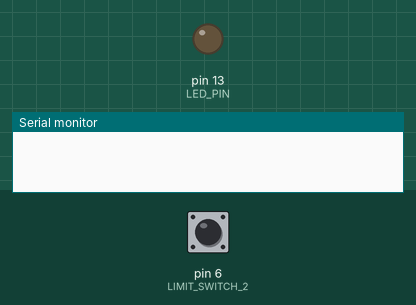
Simulated run of this sketch. Board: Arduino Uno, built with avr-gcc and run on an emulated ATmega328P. Shown: output pins drawn as LEDs (lit = HIGH), the last lines printed to the serial monitor. The inputs (shaded band) are chosen by the test bench; at power-on: pin 6 (LIMIT_SWITCH_2) HIGH.

Above: at 1.2 s.
1.3 s: pin 6 (LIMIT_SWITCH_2) pulled LOW for 0.15 s
At 2.3 s:
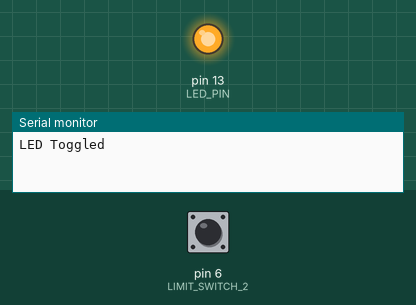
2.9 s: pin 6 (LIMIT_SWITCH_2) pulled LOW for 1 s
At 4.8 s:
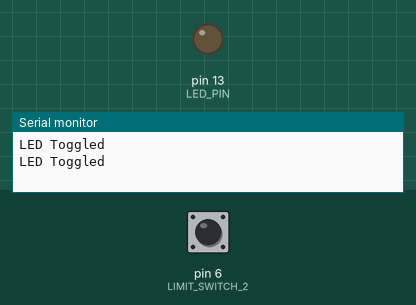
5.4 s: pin 6 (LIMIT_SWITCH_2) pulled LOW for 3.2 s
At 9.6 s:
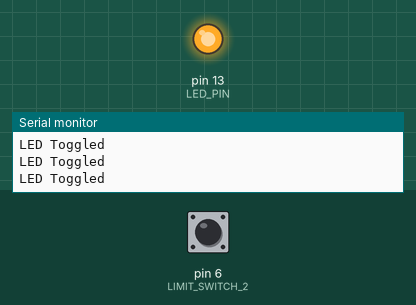
Timing chart, 0 to 11.1 s (numbered marks = the images above; inputs shaded):
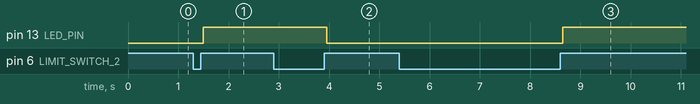

Measured:
- after the input at 1.3 s, pin 13 (LED_PIN): LOW → HIGH after 0.20 s
- after the input at 2.9 s, pin 13 (LED_PIN): HIGH → LOW after 1.0 s
- after the input at 5.4 s, pin 13 (LED_PIN): LOW → HIGH after 3.2 s

The sketch:

limitPwm.ino
```cpp
#include <ezButton.h>

#define LIMIT_SWITCH_1 0  // Birinci limit switch pini
#define LIMIT_SWITCH_2 6  // İkinci limit switch pini
#define LED_PIN 13  // Dahili LED pini

ezButton button1(LIMIT_SWITCH_1);
ezButton button2(LIMIT_SWITCH_2);
bool ledState = LOW;

void setup() {
    pinMode(LED_PIN, OUTPUT);
    Serial.begin(115200);
    button1.setDebounceTime(50); // Buton titreşimini önlemek için
    button2.setDebounceTime(50);
}

void loop() {
    button1.loop();
    button2.loop();

    if (button1.isReleased() || button2.isReleased()) {
        ledState = !ledState;
        digitalWrite(LED_PIN, ledState);
        Serial.println("LED Toggled");
        delay(200); // Yanlış tetiklemeleri önlemek için kısa bekleme
    }
}
```
